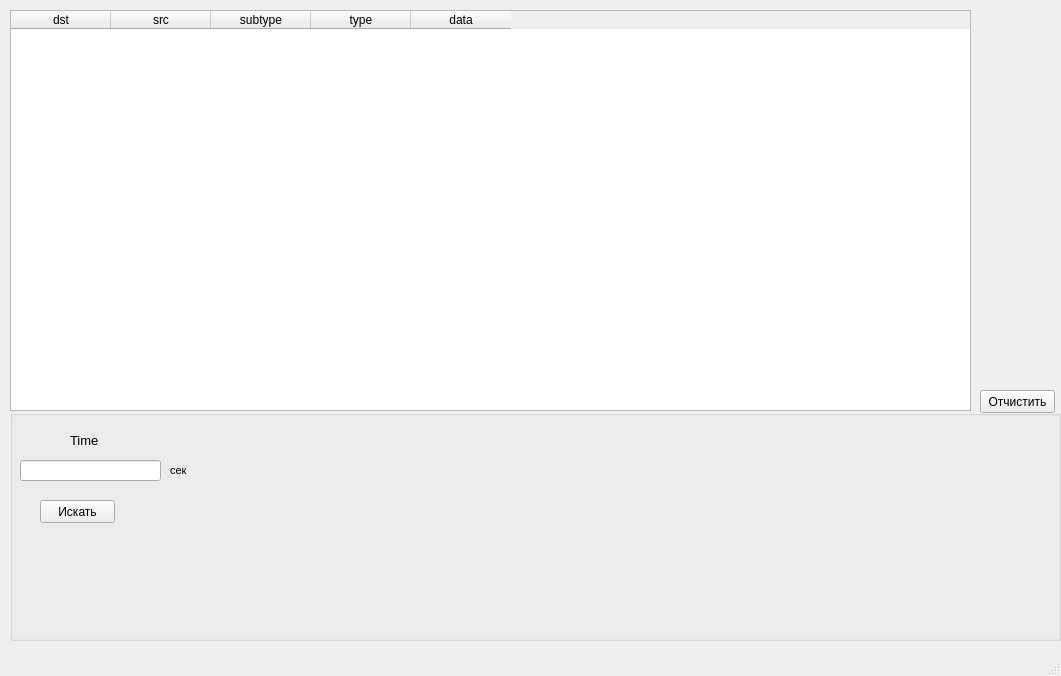
<?xml version="1.0" encoding="UTF-8"?>
<ui version="4.0">
 <class>MainWindow</class>
 <widget class="QMainWindow" name="MainWindow">
  <property name="geometry">
   <rect>
    <x>0</x>
    <y>0</y>
    <width>1061</width>
    <height>676</height>
   </rect>
  </property>
  <property name="windowTitle">
   <string>MainWindow</string>
  </property>
  <widget class="QWidget" name="centralwidget">
   <widget class="QPushButton" name="pushButton">
    <property name="geometry">
     <rect>
      <x>980</x>
      <y>390</y>
      <width>75</width>
      <height>23</height>
     </rect>
    </property>
    <property name="text">
     <string>Отчистить</string>
    </property>
   </widget>
   <widget class="QTableWidget" name="tableWidget">
    <property name="geometry">
     <rect>
      <x>10</x>
      <y>10</y>
      <width>961</width>
      <height>401</height>
     </rect>
    </property>
    <column>
     <property name="text">
      <string>dst</string>
     </property>
    </column>
    <column>
     <property name="text">
      <string>src</string>
     </property>
    </column>
    <column>
     <property name="text">
      <string>subtype</string>
     </property>
    </column>
    <column>
     <property name="text">
      <string>type</string>
     </property>
    </column>
    <column>
     <property name="text">
      <string>data</string>
     </property>
    </column>
   </widget>
   <widget class="QGroupBox" name="groupBox">
    <property name="geometry">
     <rect>
      <x>10</x>
      <y>410</y>
      <width>1051</width>
      <height>231</height>
     </rect>
    </property>
    <property name="title">
     <string/>
    </property>
    <widget class="QLabel" name="Time_label">
     <property name="geometry">
      <rect>
       <x>60</x>
       <y>20</y>
       <width>31</width>
       <height>21</height>
      </rect>
     </property>
     <property name="font">
      <font>
       <pointsize>10</pointsize>
      </font>
     </property>
     <property name="text">
      <string>Time</string>
     </property>
    </widget>
    <widget class="QLineEdit" name="Time_edit">
     <property name="geometry">
      <rect>
       <x>10</x>
       <y>50</y>
       <width>141</width>
       <height>21</height>
      </rect>
     </property>
    </widget>
    <widget class="QLabel" name="sec_inf">
     <property name="geometry">
      <rect>
       <x>160</x>
       <y>50</y>
       <width>21</width>
       <height>21</height>
      </rect>
     </property>
     <property name="font">
      <font>
       <pointsize>8</pointsize>
      </font>
     </property>
     <property name="text">
      <string>сек</string>
     </property>
     <property name="textFormat">
      <enum>Qt::RichText</enum>
     </property>
    </widget>
    <widget class="QPushButton" name="pushButton_3">
     <property name="geometry">
      <rect>
       <x>30</x>
       <y>90</y>
       <width>75</width>
       <height>23</height>
      </rect>
     </property>
     <property name="text">
      <string>Искать</string>
     </property>
    </widget>
   </widget>
  </widget>
  <widget class="QMenuBar" name="menubar">
   <property name="geometry">
    <rect>
     <x>0</x>
     <y>0</y>
     <width>1061</width>
     <height>21</height>
    </rect>
   </property>
  </widget>
  <widget class="QStatusBar" name="statusbar"/>
 </widget>
 <resources/>
 <connections/>
</ui>
